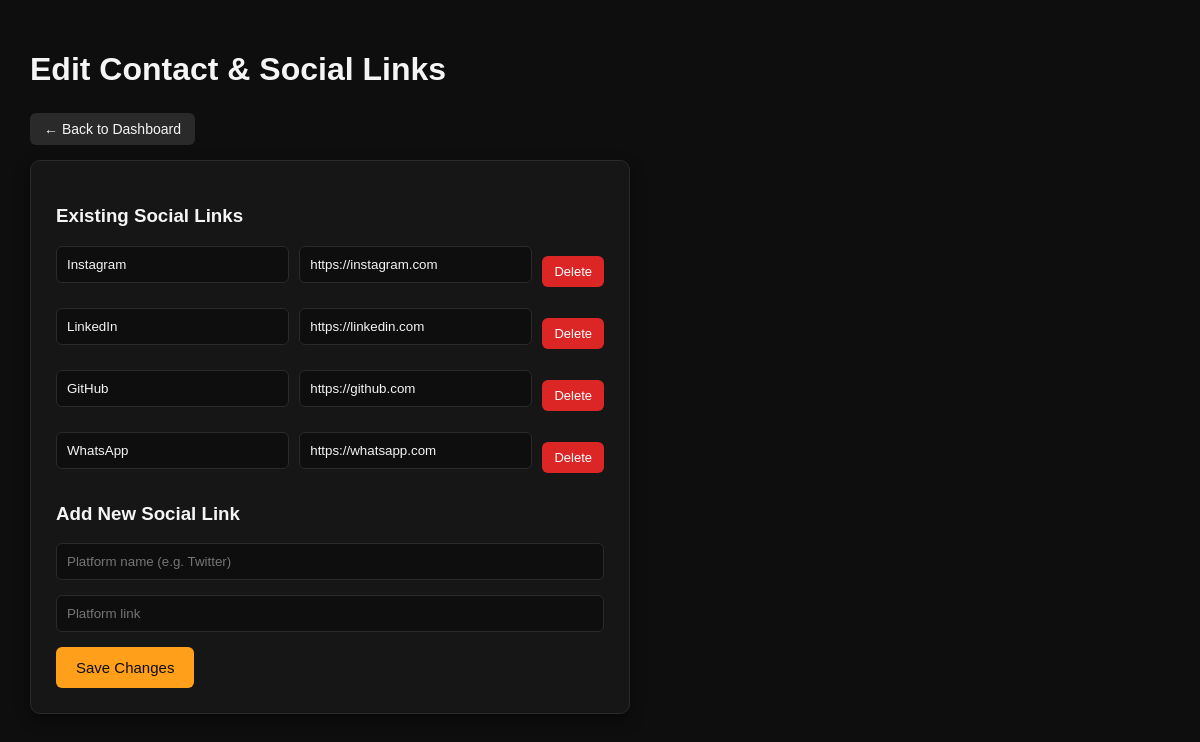
The page /admin/contact/edit.php (signed in) on the database its author committed.
### tables this page shows
CREATE TABLE `social_links` (
  `id` int(11) NOT NULL,
  `platform` varchar(50) NOT NULL,
  `icon` varchar(100) NOT NULL,
  `link` varchar(255) NOT NULL
);

### admin/contact/edit.php (the view, shortened to what this page needs)
<?php
require_once "../../config/db.php";
try {
    $stmt = $conn->prepare("SELECT * FROM social_links ORDER BY id ASC");
    $stmt->execute();
    $result = $stmt->get_result();
} catch (Exception $e) {
    die("Error fetching contact details");
}
?>
<!DOCTYPE html>
<html lang="en">
<head>
    <link rel="stylesheet" href="../../assets/css/admin.css">
</head>
<body>
<div class="dashboard-container">
    <h1 class="dashboard-title">Edit Contact & Social Links</h1>
    <a href="../dashboard.php" class="back-btn">← Back to Dashboard</a>
    <form method="POST" class="form-box">
        <h3>Existing Social Links</h3>
        <?php while ($row = $result->fetch_assoc()) : ?>
            <div class="social-row">
                <input type="text"
                    name="social[<?= $row['id'] ?>][platform]"
                    value="<?= htmlspecialchars($row['platform']) ?>"
                    placeholder="Platform name">
                <input type="url"
                    name="social[<?= $row['id'] ?>][link]"
                    value="<?= htmlspecialchars($row['link']) ?>"
                    placeholder="Platform link">
                <a href="delete.php?id=<?= $row['id'] ?>"
                class="delete-social"
                onclick="return confirm('Are you sure you want to delete this social link?');">
                    Delete
                </a>
            </div>
        <?php endwhile; ?>
        <h3>Add New Social Link</h3>
        <input type="text"
               name="new_platform"
               placeholder="Platform name (e.g. Twitter)">
        <input type="url"
               name="new_link"
               placeholder="Platform link">
        <button type="submit">Save Changes</button>
    </form>
</div>
</body>
</html>

### assets/css/admin.css (style rules this page uses)
* { box-sizing: border-box; font-family: Arial, sans-serif; }
body { margin: 0; background-color: #0E0E0E; color: #F5F5F5; }
.dashboard-container { padding: 30px; }
.dashboard-title { color: #F5F5F5; margin-bottom: 25px; }
.form-box { background: #161616; padding: 25px; max-width: 600px; border-radius: 10px; border: 1px solid #2A2A2A; box-shadow: 0 6px 15px rgba(0,0,0,0.4); }
input, textarea, select { width: 100%; padding: 10px; margin-bottom: 15px; border-radius: 6px; border: 1px solid #2A2A2A; background: #0E0E0E; color: #F5F5F5; resize: vertical; }
button { padding: 12px 20px; background-color: #FF9F1A; color: #0E0E0E; border: none; border-radius: 6px; font-size: 15px; cursor: pointer; }
.back-btn { display: inline-block; margin-bottom: 15px; background-color: #2A2A2A; color: #F5F5F5; padding: 8px 14px; border-radius: 6px; text-decoration: none; font-size: 14px; }
.social-row { display: flex; gap: 10px; margin-bottom: 10px; align-items: center; }
.social-row input { flex: 1; background: #0E0E0E; }
.delete-social { background-color: #DC2626; color: #ffffff; padding: 8px 12px; border-radius: 6px; text-decoration: none; font-size: 13px; align-self: center; }

### rows shown on the page
social_links: platform "Instagram", link "https://instagram.com"
social_links: platform "LinkedIn", link "https://linkedin.com"
social_links: platform "GitHub", link "https://github.com"
social_links: platform "WhatsApp", link "https://whatsapp.com"
